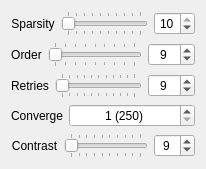
       <widget class="QWidget" name="tabPolynomial" >
        <attribute name="title" >
         <string>Poly</string>
        </attribute>
        <layout class="QVBoxLayout" >
         <item>
          <layout class="QHBoxLayout" >
           <item>
            <widget class="QLabel" name="label_24" >
             <property name="text" >
              <string>Sparsity</string>
             </property>
             <property name="alignment" >
              <set>Qt::AlignCenter</set>
             </property>
            </widget>
           </item>
           <item>
            <widget class="QSlider" name="SliderSparsity" >
             <property name="minimum" >
              <number>1</number>
             </property>
             <property name="maximum" >
              <number>10</number>
             </property>
             <property name="orientation" >
              <enum>Qt::Horizontal</enum>
             </property>
             <property name="tickPosition" >
              <enum>QSlider::TicksBothSides</enum>
             </property>
             <property name="tickInterval" >
              <number>1</number>
             </property>
            </widget>
           </item>
           <item>
            <widget class="QSpinBox" name="SpinBoxSparsity" >
             <property name="sizePolicy" >
              <sizepolicy vsizetype="Fixed" hsizetype="Fixed" >
               <horstretch>0</horstretch>
               <verstretch>0</verstretch>
              </sizepolicy>
             </property>
             <property name="focusPolicy" >
              <enum>Qt::NoFocus</enum>
             </property>
             <property name="alignment" >
              <set>Qt::AlignCenter</set>
             </property>
             <property name="minimum" >
              <number>1</number>
             </property>
             <property name="maximum" >
              <number>10</number>
             </property>
             <property name="value" >
              <number>10</number>
             </property>
            </widget>
           </item>
          </layout>
         </item>
         <item>
          <layout class="QHBoxLayout" >
           <item>
            <widget class="QLabel" name="label_25" >
             <property name="text" >
              <string>Order</string>
             </property>
             <property name="alignment" >
              <set>Qt::AlignCenter</set>
             </property>
            </widget>
           </item>
           <item>
            <widget class="QSlider" name="SliderOrder" >
             <property name="minimum" >
              <number>1</number>
             </property>
             <property name="maximum" >
              <number>9</number>
             </property>
             <property name="orientation" >
              <enum>Qt::Horizontal</enum>
             </property>
             <property name="tickPosition" >
              <enum>QSlider::TicksBothSides</enum>
             </property>
             <property name="tickInterval" >
              <number>1</number>
             </property>
            </widget>
           </item>
           <item>
            <widget class="QSpinBox" name="SpinBoxOrder" >
             <property name="sizePolicy" >
              <sizepolicy vsizetype="Fixed" hsizetype="Fixed" >
               <horstretch>0</horstretch>
               <verstretch>0</verstretch>
              </sizepolicy>
             </property>
             <property name="focusPolicy" >
              <enum>Qt::NoFocus</enum>
             </property>
             <property name="alignment" >
              <set>Qt::AlignCenter</set>
             </property>
             <property name="minimum" >
              <number>1</number>
             </property>
             <property name="maximum" >
              <number>100</number>
             </property>
             <property name="value" >
              <number>9</number>
             </property>
            </widget>
           </item>
          </layout>
         </item>
         <item>
          <layout class="QHBoxLayout" >
           <item>
            <widget class="QLabel" name="label_26" >
             <property name="text" >
              <string>Retries</string>
             </property>
             <property name="alignment" >
              <set>Qt::AlignCenter</set>
             </property>
            </widget>
           </item>
           <item>
            <widget class="QSlider" name="SliderRetries" >
             <property name="minimum" >
              <number>1</number>
             </property>
             <property name="maximum" >
              <number>100</number>
             </property>
             <property name="orientation" >
              <enum>Qt::Horizontal</enum>
             </property>
             <property name="tickPosition" >
              <enum>QSlider::TicksBothSides</enum>
             </property>
             <property name="tickInterval" >
              <number>10</number>
             </property>
            </widget>
           </item>
           <item>
            <widget class="QSpinBox" name="SpinBoxRetries" >
             <property name="sizePolicy" >
              <sizepolicy vsizetype="Fixed" hsizetype="Fixed" >
               <horstretch>0</horstretch>
               <verstretch>0</verstretch>
              </sizepolicy>
             </property>
             <property name="focusPolicy" >
              <enum>Qt::NoFocus</enum>
             </property>
             <property name="alignment" >
              <set>Qt::AlignCenter</set>
             </property>
             <property name="minimum" >
              <number>1</number>
             </property>
             <property name="maximum" >
              <number>100</number>
             </property>
             <property name="value" >
              <number>9</number>
             </property>
            </widget>
           </item>
          </layout>
         </item>
         <item>
          <layout class="QHBoxLayout" >
           <item>
            <widget class="QLabel" name="label_27" >
             <property name="text" >
              <string>Converge</string>
             </property>
             <property name="alignment" >
              <set>Qt::AlignCenter</set>
             </property>
            </widget>
           </item>
           <item>
            <widget class="QSpinBox" name="SpinBoxConverge" >
             <property name="sizePolicy" >
              <sizepolicy vsizetype="Fixed" hsizetype="MinimumExpanding" >
               <horstretch>0</horstretch>
               <verstretch>0</verstretch>
              </sizepolicy>
             </property>
             <property name="focusPolicy" >
              <enum>Qt::NoFocus</enum>
             </property>
             <property name="alignment" >
              <set>Qt::AlignCenter</set>
             </property>
             <property name="suffix" >
              <string> (250)</string>
             </property>
             <property name="minimum" >
              <number>1</number>
             </property>
             <property name="maximum" >
              <number>10</number>
             </property>
             <property name="value" >
              <number>1</number>
             </property>
            </widget>
           </item>
          </layout>
         </item>
         <item>
          <layout class="QHBoxLayout" >
           <item>
            <widget class="QLabel" name="label_28" >
             <property name="text" >
              <string>Contrast</string>
             </property>
             <property name="alignment" >
              <set>Qt::AlignCenter</set>
             </property>
            </widget>
           </item>
           <item>
            <widget class="QSlider" name="SliderContrast" >
             <property name="minimum" >
              <number>1</number>
             </property>
             <property name="maximum" >
              <number>10</number>
             </property>
             <property name="orientation" >
              <enum>Qt::Horizontal</enum>
             </property>
             <property name="tickPosition" >
              <enum>QSlider::TicksBothSides</enum>
             </property>
             <property name="tickInterval" >
              <number>1</number>
             </property>
            </widget>
           </item>
           <item>
            <widget class="QSpinBox" name="SpinBoxContrast" >
             <property name="sizePolicy" >
              <sizepolicy vsizetype="Fixed" hsizetype="Fixed" >
               <horstretch>0</horstretch>
               <verstretch>0</verstretch>
              </sizepolicy>
             </property>
             <property name="focusPolicy" >
              <enum>Qt::NoFocus</enum>
             </property>
             <property name="alignment" >
              <set>Qt::AlignCenter</set>
             </property>
             <property name="minimum" >
              <number>1</number>
             </property>
             <property name="maximum" >
              <number>10</number>
             </property>
             <property name="value" >
              <number>9</number>
             </property>
            </widget>
           </item>
          </layout>
         </item>
        </layout>
       </widget>
